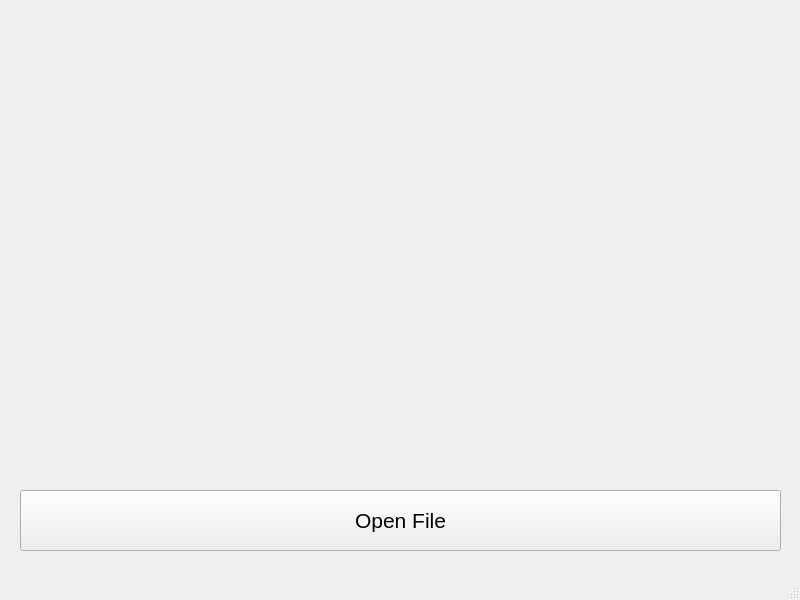
<?xml version="1.0" encoding="UTF-8"?>
<ui version="4.0">
 <class>MainWindow</class>
 <widget class="QMainWindow" name="MainWindow">
  <property name="geometry">
   <rect>
    <x>0</x>
    <y>0</y>
    <width>800</width>
    <height>600</height>
   </rect>
  </property>
  <property name="windowTitle">
   <string>MainWindow</string>
  </property>
  <widget class="QWidget" name="centralwidget">
   <widget class="QPushButton" name="pushButton">
    <property name="geometry">
     <rect>
      <x>20</x>
      <y>490</y>
      <width>761</width>
      <height>61</height>
     </rect>
    </property>
    <property name="font">
     <font>
      <pointsize>16</pointsize>
     </font>
    </property>
    <property name="text">
     <string>Open File</string>
    </property>
   </widget>
   <widget class="QLabel" name="label">
    <property name="geometry">
     <rect>
      <x>20</x>
      <y>10</y>
      <width>761</width>
      <height>471</height>
     </rect>
    </property>
    <property name="text">
     <string/>
    </property>
    <property name="alignment">
     <set>Qt::AlignCenter</set>
    </property>
   </widget>
  </widget>
  <widget class="QMenuBar" name="menubar">
   <property name="geometry">
    <rect>
     <x>0</x>
     <y>0</y>
     <width>800</width>
     <height>21</height>
    </rect>
   </property>
  </widget>
  <widget class="QStatusBar" name="statusbar"/>
 </widget>
 <resources/>
 <connections/>
</ui>
